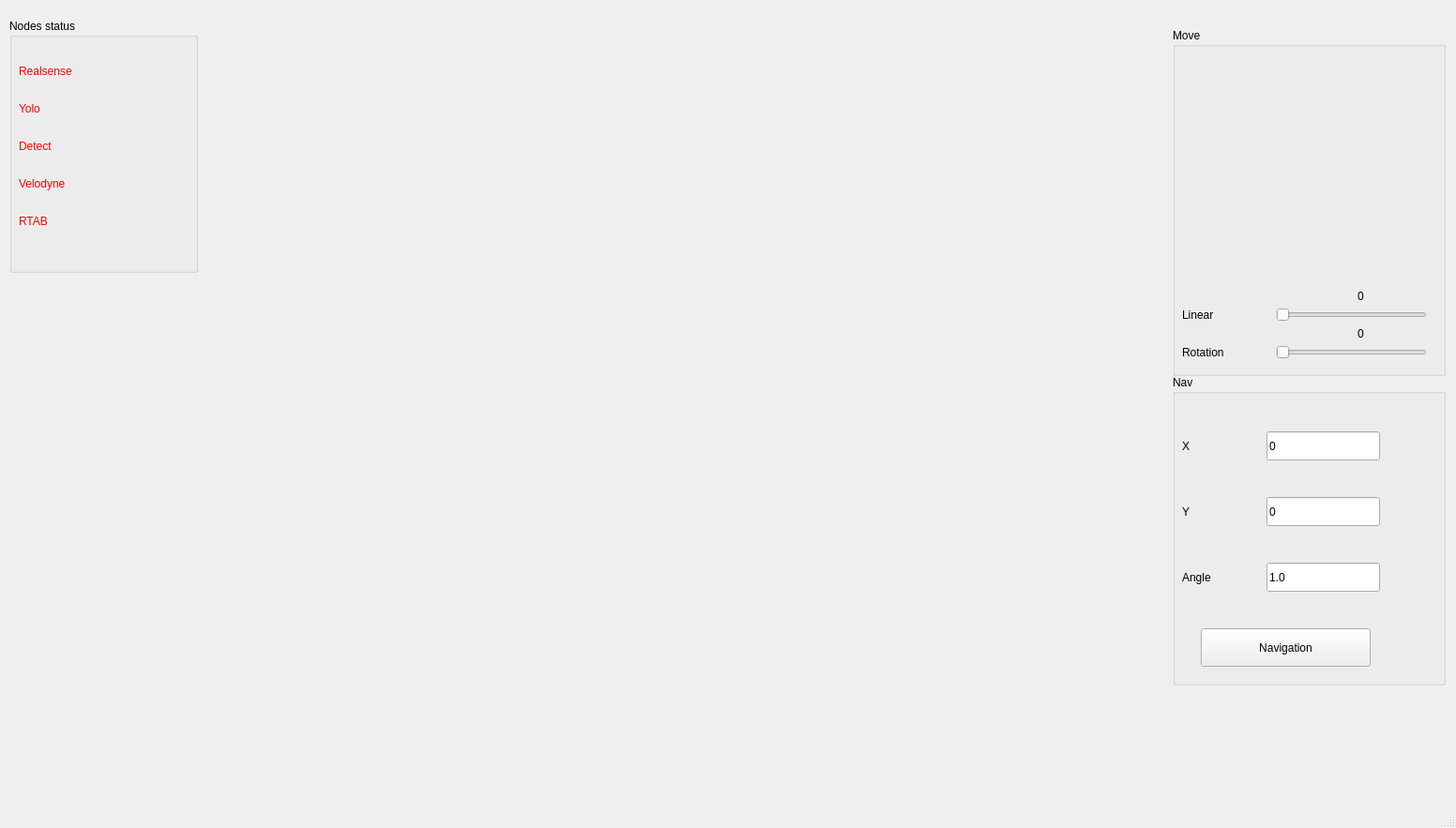
<?xml version="1.0" encoding="UTF-8"?>
<ui version="4.0">
 <class>MainWindow</class>
 <widget class="QMainWindow" name="MainWindow">
  <property name="windowModality">
   <enum>Qt::NonModal</enum>
  </property>
  <property name="enabled">
   <bool>true</bool>
  </property>
  <property name="geometry">
   <rect>
    <x>0</x>
    <y>0</y>
    <width>1552</width>
    <height>883</height>
   </rect>
  </property>
  <property name="sizePolicy">
   <sizepolicy hsizetype="Preferred" vsizetype="Preferred">
    <horstretch>0</horstretch>
    <verstretch>0</verstretch>
   </sizepolicy>
  </property>
  <property name="windowTitle">
   <string>AMR-Control</string>
  </property>
  <property name="windowIcon">
   <iconset>
    <normaloff>icon/test.png</normaloff>icon/test.png</iconset>
  </property>
  <widget class="QWidget" name="centralwidget">
   <widget class="QWidget" name="gridLayoutWidget">
    <property name="geometry">
     <rect>
      <x>230</x>
      <y>0</y>
      <width>1001</width>
      <height>821</height>
     </rect>
    </property>
    <layout class="QGridLayout" name="gridLayout">
     <property name="sizeConstraint">
      <enum>QLayout::SetMaximumSize</enum>
     </property>
     <property name="leftMargin">
      <number>0</number>
     </property>
    </layout>
   </widget>
   <widget class="QGroupBox" name="groupBox_2">
    <property name="geometry">
     <rect>
      <x>1250</x>
      <y>30</y>
      <width>291</width>
      <height>371</height>
     </rect>
    </property>
    <property name="autoFillBackground">
     <bool>false</bool>
    </property>
    <property name="title">
     <string>Move</string>
    </property>
    <widget class="QPushButton" name="arrow_key_up_button">
     <property name="enabled">
      <bool>true</bool>
     </property>
     <property name="geometry">
      <rect>
       <x>110</x>
       <y>30</y>
       <width>90</width>
       <height>90</height>
      </rect>
     </property>
     <property name="styleSheet">
      <string notr="true">border: 0px;</string>
     </property>
     <property name="text">
      <string/>
     </property>
     <property name="icon">
      <iconset>
       <normaloff>icon/arrowkey_up.png</normaloff>icon/arrowkey_up.png</iconset>
     </property>
     <property name="iconSize">
      <size>
       <width>80</width>
       <height>80</height>
      </size>
     </property>
     <property name="checkable">
      <bool>false</bool>
     </property>
     <property name="checked">
      <bool>false</bool>
     </property>
     <property name="autoRepeat">
      <bool>false</bool>
     </property>
    </widget>
    <widget class="QPushButton" name="arrow_key_right_button">
     <property name="enabled">
      <bool>true</bool>
     </property>
     <property name="geometry">
      <rect>
       <x>190</x>
       <y>110</y>
       <width>90</width>
       <height>90</height>
      </rect>
     </property>
     <property name="styleSheet">
      <string notr="true">border: 0px;</string>
     </property>
     <property name="text">
      <string/>
     </property>
     <property name="icon">
      <iconset>
       <normaloff>icon/arrowkey_right.png</normaloff>icon/arrowkey_right.png</iconset>
     </property>
     <property name="iconSize">
      <size>
       <width>80</width>
       <height>80</height>
      </size>
     </property>
     <property name="checkable">
      <bool>false</bool>
     </property>
     <property name="checked">
      <bool>false</bool>
     </property>
     <property name="autoRepeat">
      <bool>false</bool>
     </property>
    </widget>
    <widget class="QPushButton" name="arrow_key_down_button">
     <property name="enabled">
      <bool>true</bool>
     </property>
     <property name="geometry">
      <rect>
       <x>110</x>
       <y>190</y>
       <width>90</width>
       <height>90</height>
      </rect>
     </property>
     <property name="styleSheet">
      <string notr="true">border: 0px;</string>
     </property>
     <property name="text">
      <string/>
     </property>
     <property name="icon">
      <iconset>
       <normaloff>icon/arrowkey_down.png</normaloff>icon/arrowkey_down.png</iconset>
     </property>
     <property name="iconSize">
      <size>
       <width>80</width>
       <height>80</height>
      </size>
     </property>
     <property name="checkable">
      <bool>false</bool>
     </property>
     <property name="checked">
      <bool>false</bool>
     </property>
     <property name="autoRepeat">
      <bool>false</bool>
     </property>
    </widget>
    <widget class="QPushButton" name="arrow_key_left_button">
     <property name="enabled">
      <bool>true</bool>
     </property>
     <property name="geometry">
      <rect>
       <x>30</x>
       <y>110</y>
       <width>90</width>
       <height>90</height>
      </rect>
     </property>
     <property name="styleSheet">
      <string notr="true">border: 0px;</string>
     </property>
     <property name="text">
      <string/>
     </property>
     <property name="icon">
      <iconset>
       <normaloff>icon/arrowkey_left.png</normaloff>icon/arrowkey_left.png</iconset>
     </property>
     <property name="iconSize">
      <size>
       <width>80</width>
       <height>80</height>
      </size>
     </property>
     <property name="checkable">
      <bool>false</bool>
     </property>
     <property name="checked">
      <bool>false</bool>
     </property>
     <property name="autoRepeat">
      <bool>false</bool>
     </property>
    </widget>
    <widget class="QSlider" name="linearSpeed_slider">
     <property name="geometry">
      <rect>
       <x>110</x>
       <y>290</y>
       <width>161</width>
       <height>31</height>
      </rect>
     </property>
     <property name="maximum">
      <number>10</number>
     </property>
     <property name="singleStep">
      <number>1</number>
     </property>
     <property name="pageStep">
      <number>1</number>
     </property>
     <property name="orientation">
      <enum>Qt::Horizontal</enum>
     </property>
    </widget>
    <widget class="QLabel" name="label">
     <property name="geometry">
      <rect>
       <x>10</x>
       <y>290</y>
       <width>81</width>
       <height>31</height>
      </rect>
     </property>
     <property name="text">
      <string>Linear</string>
     </property>
    </widget>
    <widget class="QLabel" name="linearSpeed_label">
     <property name="geometry">
      <rect>
       <x>160</x>
       <y>270</y>
       <width>81</width>
       <height>31</height>
      </rect>
     </property>
     <property name="layoutDirection">
      <enum>Qt::LeftToRight</enum>
     </property>
     <property name="text">
      <string>0</string>
     </property>
     <property name="textFormat">
      <enum>Qt::AutoText</enum>
     </property>
     <property name="alignment">
      <set>Qt::AlignCenter</set>
     </property>
    </widget>
    <widget class="QLabel" name="label_6">
     <property name="geometry">
      <rect>
       <x>10</x>
       <y>330</y>
       <width>81</width>
       <height>31</height>
      </rect>
     </property>
     <property name="text">
      <string>Rotation</string>
     </property>
    </widget>
    <widget class="QLabel" name="rotationSpeed_label">
     <property name="geometry">
      <rect>
       <x>160</x>
       <y>310</y>
       <width>81</width>
       <height>31</height>
      </rect>
     </property>
     <property name="layoutDirection">
      <enum>Qt::LeftToRight</enum>
     </property>
     <property name="text">
      <string>0</string>
     </property>
     <property name="textFormat">
      <enum>Qt::AutoText</enum>
     </property>
     <property name="alignment">
      <set>Qt::AlignCenter</set>
     </property>
    </widget>
    <widget class="QSlider" name="rotationSpeed_slider">
     <property name="geometry">
      <rect>
       <x>110</x>
       <y>330</y>
       <width>161</width>
       <height>31</height>
      </rect>
     </property>
     <property name="maximum">
      <number>10</number>
     </property>
     <property name="singleStep">
      <number>1</number>
     </property>
     <property name="pageStep">
      <number>1</number>
     </property>
     <property name="orientation">
      <enum>Qt::Horizontal</enum>
     </property>
    </widget>
   </widget>
   <widget class="QGroupBox" name="groupBox_3">
    <property name="geometry">
     <rect>
      <x>10</x>
      <y>20</y>
      <width>201</width>
      <height>271</height>
     </rect>
    </property>
    <property name="title">
     <string>Nodes status</string>
    </property>
    <widget class="QLabel" name="realsense_status_label">
     <property name="geometry">
      <rect>
       <x>10</x>
       <y>40</y>
       <width>151</width>
       <height>31</height>
      </rect>
     </property>
     <property name="styleSheet">
      <string notr="true">color:red</string>
     </property>
     <property name="text">
      <string>Realsense</string>
     </property>
    </widget>
    <widget class="QLabel" name="yolo_status_label">
     <property name="geometry">
      <rect>
       <x>10</x>
       <y>80</y>
       <width>151</width>
       <height>31</height>
      </rect>
     </property>
     <property name="styleSheet">
      <string notr="true">color:red</string>
     </property>
     <property name="text">
      <string>Yolo</string>
     </property>
    </widget>
    <widget class="QLabel" name="detect_status_label">
     <property name="geometry">
      <rect>
       <x>10</x>
       <y>120</y>
       <width>151</width>
       <height>31</height>
      </rect>
     </property>
     <property name="styleSheet">
      <string notr="true">color:red</string>
     </property>
     <property name="text">
      <string>Detect</string>
     </property>
    </widget>
    <widget class="QLabel" name="velodyne_status_label">
     <property name="geometry">
      <rect>
       <x>10</x>
       <y>160</y>
       <width>151</width>
       <height>31</height>
      </rect>
     </property>
     <property name="styleSheet">
      <string notr="true">color:red</string>
     </property>
     <property name="text">
      <string>Velodyne</string>
     </property>
    </widget>
    <widget class="QLabel" name="rtab_status_label">
     <property name="geometry">
      <rect>
       <x>10</x>
       <y>200</y>
       <width>151</width>
       <height>31</height>
      </rect>
     </property>
     <property name="styleSheet">
      <string notr="true">color:red</string>
     </property>
     <property name="text">
      <string>RTAB</string>
     </property>
    </widget>
   </widget>
   <widget class="QGroupBox" name="groupBox_4">
    <property name="geometry">
     <rect>
      <x>1250</x>
      <y>400</y>
      <width>291</width>
      <height>331</height>
     </rect>
    </property>
    <property name="title">
     <string>Nav</string>
    </property>
    <widget class="QLabel" name="label_2">
     <property name="geometry">
      <rect>
       <x>10</x>
       <y>60</y>
       <width>67</width>
       <height>31</height>
      </rect>
     </property>
     <property name="text">
      <string>X</string>
     </property>
    </widget>
    <widget class="QLabel" name="label_3">
     <property name="geometry">
      <rect>
       <x>10</x>
       <y>130</y>
       <width>67</width>
       <height>31</height>
      </rect>
     </property>
     <property name="text">
      <string>Y</string>
     </property>
    </widget>
    <widget class="QLabel" name="label_4">
     <property name="geometry">
      <rect>
       <x>10</x>
       <y>200</y>
       <width>91</width>
       <height>31</height>
      </rect>
     </property>
     <property name="text">
      <string>Angle</string>
     </property>
    </widget>
    <widget class="QPushButton" name="nav_start_button">
     <property name="geometry">
      <rect>
       <x>30</x>
       <y>270</y>
       <width>181</width>
       <height>41</height>
      </rect>
     </property>
     <property name="text">
      <string>Navigation</string>
     </property>
    </widget>
    <widget class="QLineEdit" name="nav_x_lineEdit">
     <property name="geometry">
      <rect>
       <x>100</x>
       <y>60</y>
       <width>121</width>
       <height>31</height>
      </rect>
     </property>
     <property name="text">
      <string>0</string>
     </property>
     <property name="readOnly">
      <bool>true</bool>
     </property>
    </widget>
    <widget class="QLineEdit" name="nav_y_lineEdit">
     <property name="geometry">
      <rect>
       <x>100</x>
       <y>130</y>
       <width>121</width>
       <height>31</height>
      </rect>
     </property>
     <property name="text">
      <string>0</string>
     </property>
     <property name="readOnly">
      <bool>true</bool>
     </property>
    </widget>
    <widget class="QLineEdit" name="nav_angle_lineEdit">
     <property name="enabled">
      <bool>true</bool>
     </property>
     <property name="geometry">
      <rect>
       <x>100</x>
       <y>200</y>
       <width>121</width>
       <height>31</height>
      </rect>
     </property>
     <property name="text">
      <string>1.0</string>
     </property>
     <property name="readOnly">
      <bool>true</bool>
     </property>
    </widget>
   </widget>
  </widget>
  <widget class="QMenuBar" name="menubar">
   <property name="geometry">
    <rect>
     <x>0</x>
     <y>0</y>
     <width>1552</width>
     <height>22</height>
    </rect>
   </property>
  </widget>
  <widget class="QStatusBar" name="statusbar"/>
 </widget>
 <resources/>
 <connections/>
</ui>
